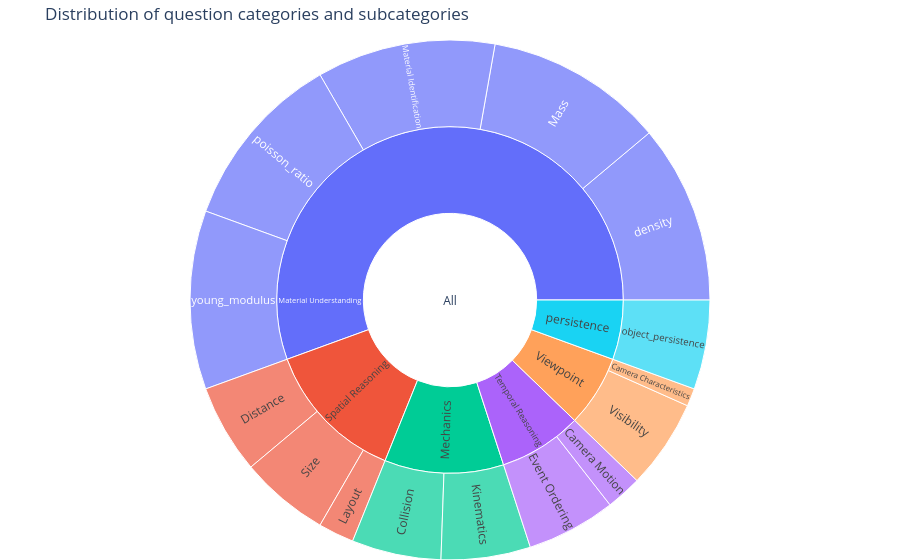

Notebook cell for this chart:
### Code cell
import json
import plotly.graph_objects as go

# Paths
PATH_BAL_SUB = "/data0/sebastian.cavada/compositional-physics/tiny_vqa_deterministic/answering_questions/balancing_sub_categories.json"
PATH_DATA = "/data0/sebastian.cavada/compositional-physics/tiny_vqa_deterministic/simple_vqa.json"

# Your mappings
mapping_sub = {
    "visibility": "Visibility",
    "material_identification": "Material Identification",
    "size": "Size",
    "camera_characteristics": "Camera\nCharacteristics",
    "physics_property": "Physics Property",
    "kinematics": "Kinematics",
    "collision": "Collision",
    "mass": "Mass",
    "camera_motion": "Camera Motion",
    "layout": "Layout",
    "distance": "Distance",
    "event_ordering": "Event Ordering",
}

mapping_cat = {
    "mechanics": "Mechanics",
    "spatial_reasoning": "Spatial Reasoning",
    "visual_percetion": "Visual Perception",
    "temporal": "Temporal Reasoning",
    "view_point": "Viewpoint",
    "material_understanding": "Material Understanding",
}

with open(PATH_BAL_SUB) as f:
    balancing = json.load(f)  # {sub_category: fraction}
with open(PATH_DATA) as f:
    data = json.load(f)  # {main_cat: {id: {"sub_category": ...}, ...}}

labels = ["All"]
parents = [""]
values = [0.0]

main_totals = {}
subs_for_main = {}

for main_cat, items in data.items():
    seen = set()
    for _, props in items.items():
        if isinstance(props, dict):
            sc = props.get("sub_category")
            if sc and sc in balancing:
                seen.add(sc)
    if not seen:
        continue
    total = sum(balancing[sc] for sc in seen)
    if total <= 0:
        continue
    main_totals[main_cat] = total
    subs_for_main[main_cat] = sorted(seen)

# add main categories
for main_cat, total in main_totals.items():
    labels.append(mapping_cat.get(main_cat, main_cat))
    parents.append("All")
    values.append(total)

# add subcategories under each main category
for main_cat, sc_list in subs_for_main.items():
    parent_label = mapping_cat.get(main_cat, main_cat)
    for sc in sc_list:
        labels.append(mapping_sub.get(sc, sc))
        parents.append(parent_label)
        values.append(balancing[sc])

values[0] = sum(main_totals.values())

fig = go.Figure(
    go.Sunburst(
        labels=labels,
        parents=parents,
        values=values,
        branchvalues="total",
        insidetextorientation="radial",
        hovertemplate="<b>%{label}</b><br>%{value:.2%}<extra></extra>",
    )
)
fig.update_layout(
    title="Distribution of question categories and subcategories",
    margin=dict(t=40, l=0, r=0, b=0),
)
fig.show()

### Figure 1 — Plotly figure (JSON) as saved in the notebook; plotly's stock layout.template omitted (floating-point values rounded to 4 significant figures)
{"data": [{"branchvalues": "total", "hovertemplate": "<b>%{label}</b><br>%{value:.2%}<extra></extra>", "insidetextorientation": "radial", "labels": ["All", "Spatial Reasoning", "Mechanics", "Material Understanding", "Viewpoint", "Temporal Reasoning", "persistence", "Distance", "Layout", "Size", "Collision", "Kinematics", "density", "Mass", "Material Identification", "poisson_ratio", "young_modulus", "Camera\nCharacteristics", "Visibility", "Camera Motion", "Event Ordering", "object_persistence"], "parents": ["", "All", "All", "All", "All", "All", "All", "Spatial Reasoning", "Spatial Reasoning", "Spatial Reasoning", "Mechanics", "Mechanics", "Material Understanding", "Material Understanding", "Material Understanding", "Material Understanding", "Material Understanding", "Viewpoint", "Viewpoint", "Temporal Reasoning", "Temporal Reasoning", "persistence"], "type": "sunburst", "values": [0.9, 0.12, 0.1, 0.5, 0.06, 0.07, 0.05, 0.05, 0.02, 0.05, 0.05, 0.05, 0.1, 0.1, 0.1, 0.1, 0.1, 0.01, 0.05, 0.02, 0.05, 0.05]}], "layout": {"margin": {"b": 0, "l": 0, "r": 0, "t": 40}, "title": {"text": "Distribution of question categories and subcategories"}}}
